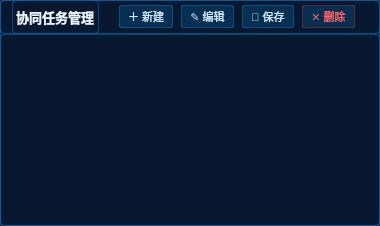
        <widget class="QWidget" name="taskManagementContainer" native="true">
         <property name="minimumSize">
          <size>
           <width>380</width>
           <height>0</height>
          </size>
         </property>
         <property name="maximumSize">
          <size>
           <width>380</width>
           <height>16777215</height>
          </size>
         </property>
         <property name="styleSheet">
          <string notr="true">background: rgba(8,24,48,0.92);
border: 1px solid rgba(0,160,255,0.35);
border-radius: 4px;</string>
         </property>
         <layout class="QVBoxLayout" name="verticalLayout_2">
          <property name="spacing">
           <number>0</number>
          </property>
          <property name="leftMargin">
           <number>0</number>
          </property>
          <property name="topMargin">
           <number>0</number>
          </property>
          <property name="rightMargin">
           <number>0</number>
          </property>
          <property name="bottomMargin">
           <number>0</number>
          </property>
          <item>
           <widget class="QWidget" name="taskManagementHeader" native="true">
            <property name="minimumSize">
             <size>
              <width>0</width>
              <height>34</height>
             </size>
            </property>
            <property name="maximumSize">
             <size>
              <width>16777215</width>
              <height>34</height>
             </size>
            </property>
            <property name="styleSheet">
             <string notr="true">background: linear-gradient(90deg, rgba(0,200,255,0.15), rgba(0,100,255,0.15));
border-bottom: 1px solid rgba(0,160,255,0.35);</string>
            </property>
            <layout class="QHBoxLayout" name="horizontalLayout_4">
             <property name="spacing">
              <number>8</number>
             </property>
             <property name="leftMargin">
              <number>12</number>
             </property>
             <property name="topMargin">
              <number>0</number>
             </property>
             <property name="rightMargin">
              <number>12</number>
             </property>
             <property name="bottomMargin">
              <number>0</number>
             </property>
             <item>
              <widget class="QLabel" name="taskManagementTitle">
               <property name="styleSheet">
                <string notr="true">color: #e8f4ff;
font-weight: 500;
font-size: 13px;</string>
               </property>
               <property name="text">
                <string>协同任务管理</string>
               </property>
              </widget>
             </item>
             <item>
              <spacer name="horizontalSpacer_10">
               <property name="orientation">
                <enum>Qt::Horizontal</enum>
               </property>
               <property name="sizeType">
                <enum>QSizePolicy::Expanding</enum>
               </property>
               <property name="sizeHint" stdset="0">
                <size>
                 <width>40</width>
                 <height>20</height>
                </size>
               </property>
              </spacer>
             </item>
             <item>
              <widget class="QPushButton" name="newTaskButton">
               <property name="styleSheet">
                <string notr="true">background: rgba(0,140,220,0.2);
color: #c8e8ff;
border: 1px solid rgba(0,160,255,0.35);
border-radius: 2px;
padding: 2px 8px;
font-size: 11px;</string>
               </property>
               <property name="text">
                <string>＋ 新建</string>
               </property>
              </widget>
             </item>
             <item>
              <widget class="QPushButton" name="editTaskButton">
               <property name="styleSheet">
                <string notr="true">background: rgba(0,140,220,0.2);
color: #c8e8ff;
border: 1px solid rgba(0,160,255,0.35);
border-radius: 2px;
padding: 2px 8px;
font-size: 11px;</string>
               </property>
               <property name="text">
                <string>✎ 编辑</string>
               </property>
              </widget>
             </item>
             <item>
              <widget class="QPushButton" name="saveTaskButton">
               <property name="styleSheet">
                <string notr="true">background: rgba(0,140,220,0.2);
color: #c8e8ff;
border: 1px solid rgba(0,160,255,0.35);
border-radius: 2px;
padding: 2px 8px;
font-size: 11px;</string>
               </property>
               <property name="text">
                <string>💾 保存</string>
               </property>
              </widget>
             </item>
             <item>
              <widget class="QPushButton" name="deleteTaskButton">
               <property name="styleSheet">
                <string notr="true">background: rgba(0,140,220,0.2);
color: #ff6666;
border: 1px solid rgba(255,68,68,0.3);
border-radius: 2px;
padding: 2px 8px;
font-size: 11px;</string>
               </property>
               <property name="text">
                <string>✕ 删除</string>
               </property>
              </widget>
             </item>
             <item>
              <spacer name="horizontalSpacer_7">
               <property name="orientation">
                <enum>Qt::Horizontal</enum>
               </property>
               <property name="sizeHint" stdset="0">
                <size>
                 <width>40</width>
                 <height>20</height>
                </size>
               </property>
              </spacer>
             </item>
            </layout>
           </widget>
          </item>
          <item>
           <widget class="QTableWidget" name="taskTable">
            <property name="alternatingRowColors">
             <bool>true</bool>
            </property>
            <property name="rowCount">
             <number>0</number>
            </property>
            <property name="columnCount">
             <number>0</number>
            </property>
           </widget>
          </item>
         </layout>
        </widget>
